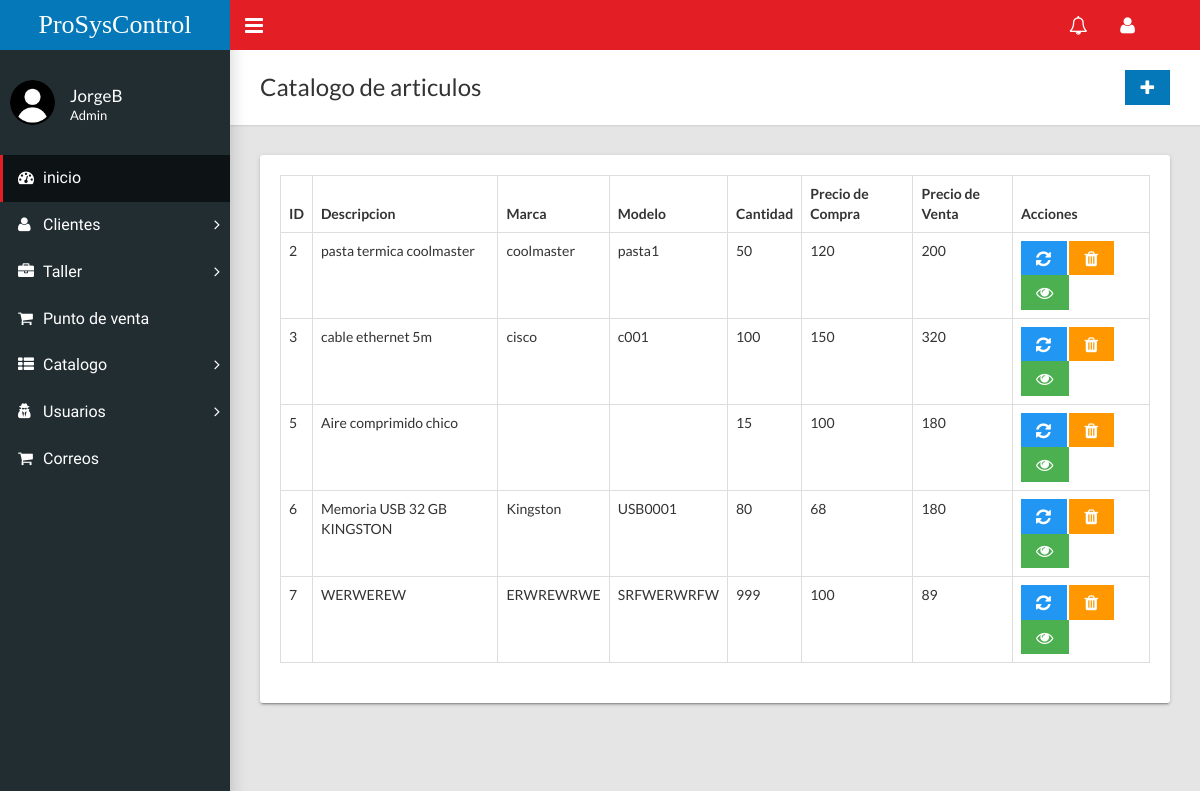
Before: /home.php?c=catalogo (signed in) with the older database file.
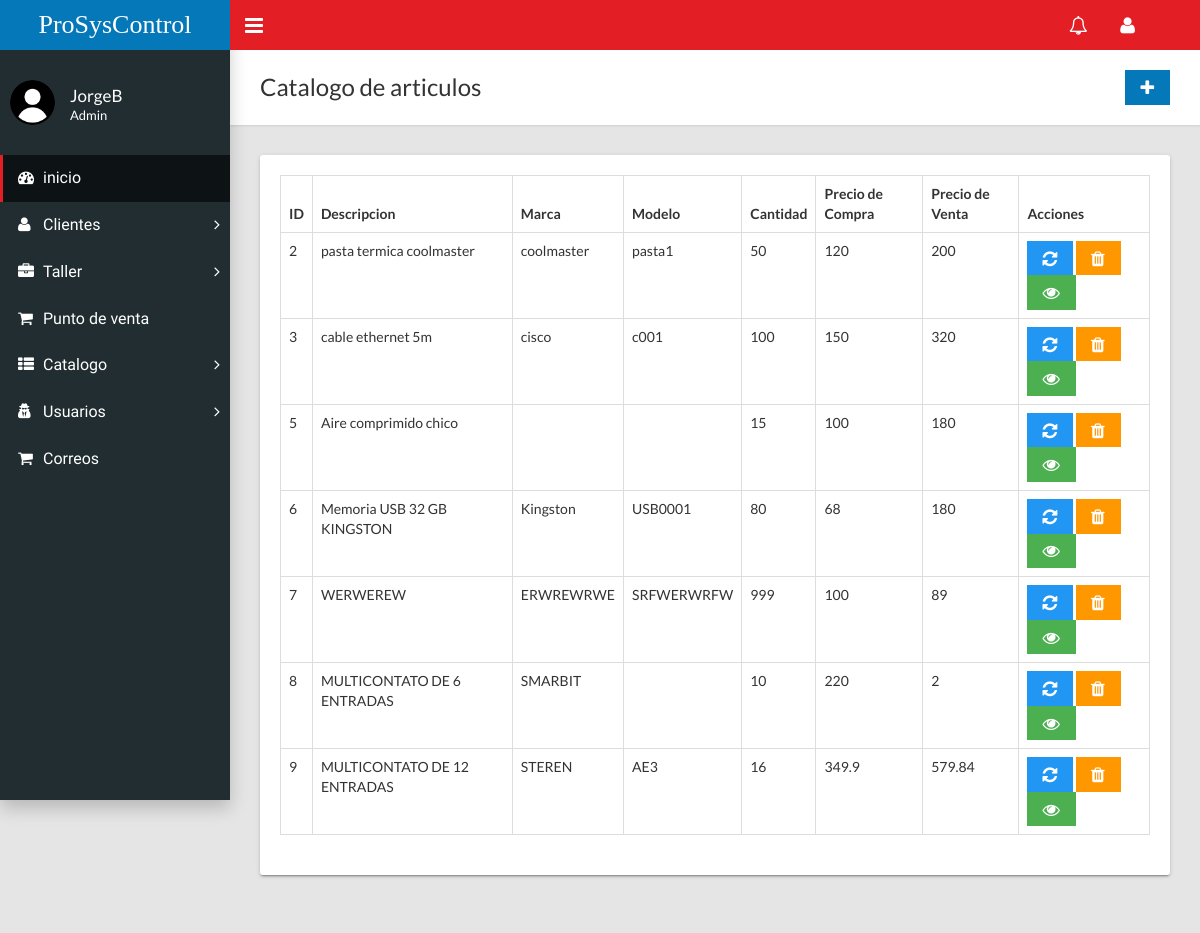
After: the same page with the newer database file.
### tables this page shows
CREATE TABLE `catalogo` (
  `idProducto` int(11) NOT NULL,
  `descripcion` varchar(100) NOT NULL,
  `marca` varchar(50) NOT NULL,
  `modelo` varchar(50) NOT NULL,
  `cantidad` int(11) NOT NULL,
  `precioCompra` float(10,2) NOT NULL,
  `precioVenta` float(10,2) NOT NULL,
  `iva` int(11) NOT NULL
);

### controladores/catalogo.controlador.php (called while the page is built, shortened)
<?php
require_once "modelos/catalogo.php";
class CatalogoControlador{
    public function __CONSTRUCT(){
        $this->modelo = new Catalogo;
    }
    public function Inicio(){
        require_once "vistas/encabezado.php";
        require_once "vistas/catalogo/index.php";
        require_once "vistas/pie.php";
    }
}

### modelos/database.php (called while the page is built, shortened)
<?php
class Database{
    public static function Conectar(){
        try{
            $conexion = new PDO("mysql:host=".self::servidor.";dbname=".self::nombrebd.";charset=utf8", self::usuariobd,
            self::clave);
            $conexion -> setAttribute(PDO::ATTR_ERRMODE, PDO::ERRMODE_EXCEPTION);
            return $conexion;
        }catch(PDOException $e){
            return "Fallo " .$e->getMessage();
        }
    }
}

### modelos/catalogo.php (called while the page is built, shortened)
<?php
class Catalogo{
    private $pdo;
    public function __CONSTRUCT(){
        $this->pdo = Database::Conectar();
    }
    public function Listar(){
        try{
            $consulta = $this->pdo->prepare("SELECT * FROM catalogo;");
            $consulta->execute();
            return $consulta->fetchAll(PDO::FETCH_OBJ);
        }catch(Exception $excepcion){
            die($excepcion->getMessage());
        }
    }
}

### vistas/catalogo/index.php (the view)
<div class="content-wrapper">
        <div class="page-title">
          <div>
            <h1>Catalogo de articulos</h1>
          </div>
          <div>
            <a class="btn btn-primary btn-flat" href="?c=catalogo&a=FormCrear"><i class="fa fa-lg fa-plus"></i></a>
            </div>
        </div>
        <div class="row">
          <div class="col-md-12">
            <div class="card">
              <div class="card-body">
                <div class="table-responsive">
                <table class="table table-hover table-bordered" role="grid" id="sampleTable">
                  <thead>
                    <tr>
                      <th>ID</th>
                      <th>Descripcion</th>
                      <th>Marca</th>
                      <th>Modelo</th>
                      <th>Cantidad</th>
                      <th>Precio de Compra</th>
                      <th>Precio de Venta</th>
                      <th>Acciones</th>
                    </tr>
                  </thead>
                  <tbody>
                    <?php foreach($this->modelo->Listar() as $catalogoSQL):?>
                    <tr>
                      <td><?=$catalogoSQL->idProducto?></td>
                      <td><?=$catalogoSQL->descripcion?></td>
                      <td><?=$catalogoSQL->marca?></td>
                      <td><?=$catalogoSQL->modelo?></td>
                      <td><?=$catalogoSQL->cantidad?></td>
                      <td><?=$catalogoSQL->precioCompra?></td>
                      <td><?=$catalogoSQL->precioVenta?></td>
                      <td><a class="btn btn-info btn-flat" href="?c=catalogo&a=FormCrear&id=<?=$catalogoSQL->idProducto?>"><i class="fa fa-lg fa-refresh"></i></a>
                          <a class="btn btn-warning btn-flat" onclick = "return confirm('¿Realmente desea eliminar?')" href="?c=catalogo&a=Borrar&id=<?=$catalogoSQL->idProducto?>"><i class="fa fa-lg fa-trash"></i></a>
                          <a class="btn btn-success btn-flat" href="?c=catalogo&a=FormConsultar&id=<?=$catalogoSQL->idProducto?>"><i class="fa fa-lg fa-eye"></i></a></td>
                    </tr>
                    <?php endforeach;?>
                  </tbody>
                </table>
                </div>
              </div>
            </div>
          </div>
        </div>
      </div>
    </div>

### home.php (shortened to what this page needs)
<?php
require_once "modelos/database.php";
if(isset($_SESSION['usuario'])){
    if(!isset($_GET['c'])){
        require_once "controladores/inicio.controlador.php";
        $controlador = new InicioControlador();
        call_user_func(array($controlador, "Inicio"));
    }else{
        $controlador = new $controlador;
        $accion = isset($_GET['a']) ? $_GET['a'] : "Inicio";
        call_user_func(array($controlador, $accion));
    }
}
else{ include("index.php");$this->sweet_alerts("Sesion no iniciada");}

### vistas/encabezado.php (shortened to what this page needs)
<!DOCTYPE html>
<html>
  <head>
    <link rel="stylesheet" type="text/css" href="assets/css/main.css">
    <link href='https://unpkg.com/boxicons@2.1.4/css/boxicons.min.css' rel='stylesheet'>
    <?php
    require_once "modelos/database.php";
    $usuario = $_SESSION['usuario'];
    ?>
  </head>
  <body class="sidebar-mini fixed">
    <div class="wrapper">
      <header class="main-header hidden-print"><a class="logo" href="home.php">ProSysControl </a>
        <nav class="navbar navbar-static-top">
          <a class="sidebar-toggle" href="#" data-toggle="offcanvas"></a>
          <div class="navbar-custom-menu">
            <ul class="top-nav">
              <li class="dropdown notification-menu"><a class="dropdown-toggle" href="#" data-toggle="dropdown" aria-expanded="false"><i class="fa fa-bell-o fa-lg"></i></a>
              </li>
              <li class="dropdown"><a class="dropdown-toggle" href="#" data-toggle="dropdown" role="button" aria-haspopup="true" aria-expanded="false"><i class="fa fa-user fa-lg"></i></a>
              </li>
            </ul>
          </div>
        </nav>
      </header>
      <aside class="main-sidebar hidden-print">
        <section class="sidebar">
          <div class="user-panel">
            <div class="pull-left image"><img class="img-circle" src="assets/css/usuario.png" alt="User Image"></div>
            <div class="pull-left info">
              <p><?php echo($usuario)?></p>
              <p class="designation"><?php echo($_SESSION['tipoUsuario'])?></p>
            </div>
          </div>
          <ul class="sidebar-menu">
            <li class="active"><a href="home.php"><i class="fa fa-dashboard"></i><span>inicio</span></a></li>
            <li class="treeview"><a href="#"><i class="fa fa-user"></i><span>Clientes</span><i class="fa fa-angle-right"></i></a>
            </li>
            <li class="treeview"><a href="#"><i class="fa fa-briefcase"></i><span>Taller</span><i class="fa fa-angle-right"></i></a>
            </li>
            <?php if($_SESSION['tipoUsuario']!='Tecnico'){?>
            <li><a href="#"><i class="fa fa-shopping-cart"></i><span>Punto de venta</span></a></li>
            <li class="treeview"><a href="#"><i class="fa fa-th-list"></i><span>Catalogo</span><i class="fa fa-angle-right"></i></a>
            </li>
            <?php }?>
            <?php if($_SESSION['tipoUsuario']!='Tecnico'){?>
            <li class="treeview"><a href="#"><i class="fa fa-user-secret"></i><span>Usuarios</span><i class="fa fa-angle-right"></i></a>
            </li>
            <li><a href="?c=herramientas"><i class="fa fa-shopping-cart"></i><span>Correos</span></a></li>
            <?php }?>
          </ul>
        </section>
      </aside>

### vistas/pie.php (shortened to what this page needs)
  </body>
</html>

Changed rows visible on the page:
added catalogo: idProducto "8", descripcion "MULTICONTATO DE 6 ENTRADAS", marca "SMARBIT", cantidad "10", precioCompra "220", precioVenta "2"
added catalogo: idProducto "9", descripcion "MULTICONTATO DE 12 ENTRADAS", marca "STEREN", modelo "AE3", cantidad "16", precioCompra "349.9", precioVenta "579.84"
